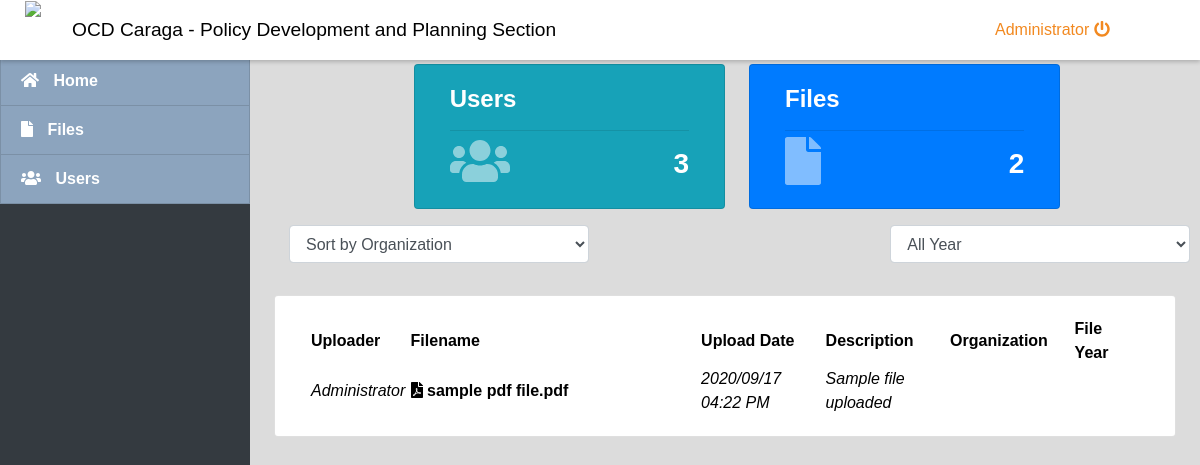
Page / (signed in) on the earlier database version.
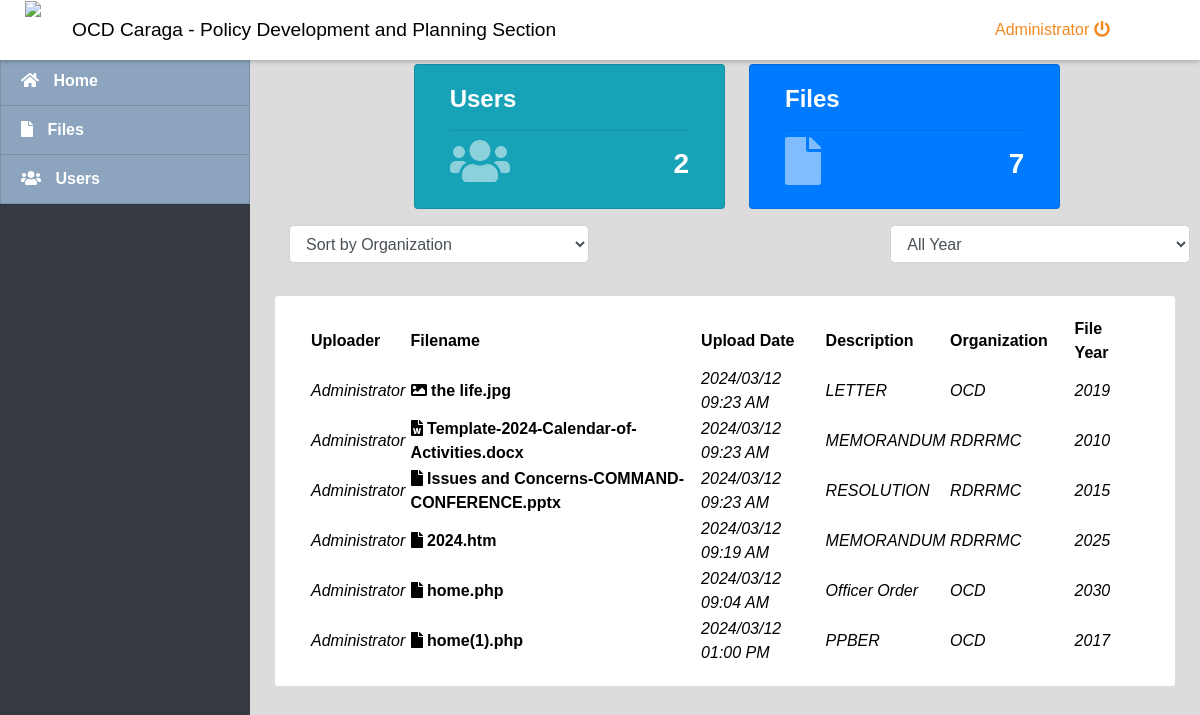
Same page on the later database version.
### tables this page shows
CREATE TABLE `files` (
  `id` int(11) NOT NULL,
  `name` varchar(200) NOT NULL,
  `description` text NOT NULL,
  `user_id` int(30) NOT NULL,
  `folder_id` int(30) NOT NULL,
  `file_type` varchar(50) NOT NULL,
  `file_path` text NOT NULL,
  `is_public` tinyint(1) DEFAULT 0,
  `date_updated` datetime NOT NULL DEFAULT current_timestamp() ON UPDATE current_timestamp(),
  `organization` varchar(255) NOT NULL,
  `year` int(4) NOT NULL
);

CREATE TABLE `users` (
  `id` int(30) NOT NULL,
  `name` varchar(200) NOT NULL,
  `username` varchar(100) NOT NULL,
  `password` varchar(200) NOT NULL,
  `type` tinyint(1) NOT NULL DEFAULT 2 COMMENT '1+admin , 2 = users'
);

### home.php (the view, shortened to what this page needs)
<div class="containe-fluid">
    <?php include('db_connect.php');
    $files = $conn->query("SELECT f.*,u.name as uname FROM files f inner join users u on u.id = f.user_id where  f.is_public = 1 order by date(f.date_updated) desc");
    ?>
    <div class="row">
        <div class="col-lg-12">
            <div class="card col-md-4 offset-2 bg-info float-left">
                <div class="card-body text-white">
                    <h4><b>Users</b></h4>
                    <hr>
                    <span class="card-icon"><i class="fa fa-users"></i></span>
                    <h3 class="text-right"><b><?php echo $conn->query('SELECT * FROM users')->num_rows ?></b></h3>
                </div>
            </div>
            <div class="card col-md-4 offset-2 bg-primary ml-4 float-left">
                <div class="card-body text-white">
                    <h4><b>Files</b></h4>
                    <hr>
                    <span class="card-icon"><i class="fa fa-file"></i></span>
                    <h3 class="text-right"><b><?php echo $conn->query('SELECT * FROM files')->num_rows ?></b></h3>
                </div>
            </div>
        </div>
    </div>
</div>
    <div class="row mt-3 ml-3 mr-3">
        <div class="col-md-4 mb-3">
            <select class="form-control sorter" id="organizationSorter">
                <option value="">Sort by Organization</option>
            </select>
        </div>
        <div class="col-md-4 mb-3">
        </div>
    <div class="col-md-4 mb-3">
        <select class="form-control sorter" id="yearSorter">
            <option value="">All Year</option>
        </select>
    </div>
</div>
    <div class="row mt-3 ml-3 mr-3">
        <div class="card col-md-12">
            <div class="card-body">
                <table width="100%">
                    <tr>
                        <th width="12%" class="">Uploader</th>
                        <th width="35%" class="">Filename</th>
                        <th width="15%" class="">Upload Date</th>
                        <th width="15%" class="">Description</th>
                        <th width="15%" class="">Organization</th>
                        <th width="15%" class="">File Year</th>
                    </tr>
                    <?php
                    while ($row = $files->fetch_assoc()) :
                        $name = explode(' ||', $row['name']);
                        $name = isset($name[1]) ? $name[0] . "(" . $name[1] . ")." . $row['file_type'] : $name[0] . "." . $row['file_type'];
                        $img_arr = array('png', 'jpg', 'jpeg', 'gif', 'psd', 'tif');
                        $doc_arr = array('doc', 'docx');
                        $pdf_arr = array('pdf', 'ps', 'eps', 'prn');
                        $icon = 'fa-file';
                        if (in_array(strtolower($row['file_type']), $img_arr))
                            $icon = 'fa-image';
                        if (in_array(strtolower($row['file_type']), $doc_arr))
                            $icon = 'fa-file-word';
                        if (in_array(strtolower($row['file_type']), $pdf_arr))
                            $icon = 'fa-file-pdf';
                    ?>
 <tr class='file-item' data-id="<?php echo $row['id'] ?>" data-name="<?php echo $name ?>" data-organization="<?php echo $row['organization'] ?>" data-description="<?php echo $row['description'] ?>" data-year="<?php echo $row['year'] ?>">
                            <td><i><?php echo ucwords($row['uname']) ?></i></td>
                            <td>
                                <large>
                                    <span><i class="fa <?php echo $icon ?>"></i></span>
                                    <b> <?php echo $name ?></b>
                                </large>
                            </td>
                            <td><i><?php echo date('Y/m/d h:i A', strtotime($row['date_updated'])) ?></i></td>
                            <td><i><?php echo $row['description'] ?></i></td>
                            <td><i><?php echo $row['organization'] ?></i></td>
                            <td><i><?php echo $row['year'] ?></i></td>
                        </tr>
                    <?php endwhile; ?>
                </table>
            </div>
        </div>
    </div>

### index.php (shortened to what this page needs)
<!DOCTYPE html>
<html lang="en">
<head>
<?php
 include('./header.php');
 ?>
</head>
<body>
	<?php include 'topbar.php' ?>
	<?php include 'navbar.php' ?>
  <main id="view-panel" >
      <?php $page = isset($_GET['page']) ? $_GET['page'] :'home'; ?>
  	<?php include $page.'.php' ?>
  </main>
</body>
</html>

### header.php (shortened to what this page needs)
  <link rel="stylesheet" href="assets/font-awesome/css/all.min.css">
<link href="assets/vendor/bootstrap/css/bootstrap.min.css" rel="stylesheet">
<link href="assets/vendor/icofont/icofont.min.css" rel="stylesheet">
<link href="assets/vendor/boxicons/css/boxicons.min.css" rel="stylesheet">
<link href="assets/vendor/venobox/venobox.css" rel="stylesheet">
<link href="assets/vendor/animate.css/animate.min.css" rel="stylesheet">
<link href="assets/vendor/remixicon/remixicon.css" rel="stylesheet">
<link href="assets/vendor/owl.carousel/assets/owl.carousel.min.css" rel="stylesheet">
<link href="assets/vendor/bootstrap-datepicker/css/bootstrap-datepicker.min.css" rel="stylesheet">
<link href="assets/DataTables/datatables.min.css" rel="stylesheet">
<link href="assets/css/style.css" rel="stylesheet">
<link type="text/css" rel="stylesheet" href="assets/css/jquery-te-1.4.0.css">

### topbar.php (shortened to what this page needs)
<!DOCTYPE html>
<html lang="en">
<head>
    <link rel="stylesheet" href="styles.css">
</head>
<body>
<div class="ocdt">OCD Caraga - Policy Development and Planning Section</div>
<nav class="navbar navbar-dark fixed-top">
    <div class="container-fluid mt-2 mb-2">
        <div class="col-lg-12">
            <div class="logo-container">
                <div class="logo">
                    <img src="image/OCD.png" alt="Your Logo" width="50px" height="50px">
                </div>
            </div>
            <div class="col-md-2 float-right">
                <a href="ajax.php?action=logout" class="username"><?php echo isset($_SESSION['login_name']) ? $_SESSION['login_name'] : 'Guest'; ?> <i class="fa fa-power-off"></i></a>
            </div>
        </div>
    </div>
</nav>
</body>
</html>

### navbar.php (shortened to what this page needs)
<!DOCTYPE html>
<html lang="en">
<head>
    <link rel="stylesheet" href="styles.css">
</head>
<body>
<nav id="sidebar" class='mx-lt-5 bg-dark' >
    <div class="sidebar-list">
        <a href="index.php?page=home" class="nav-item nav-home"><span class='icon-field'><i class="fa fa-home"></i></span> Home</a>
        <a href="index.php?page=files" class="nav-item nav-files"><span class='icon-field'><i class="fa fa-file"></i></span> Files</a>
        <?php if($_SESSION['login_type'] == 1): ?>
            <a href="index.php?page=users" class="nav-item nav-users"><span class='icon-field'><i class="fa fa-users"></i></span> Users</a>
        <?php endif; ?>
    </div>
</nav>
</body>
</html>

### assets/css/style.css (style rules this page uses)
body { font-family: "Open Sans", sans-serif; color: #000000; width: 100%; height: calc(100%); }
a { color: #f28920; }
h1, h2, h3, h4, h5, h6 { font-family: "Raleway", sans-serif; }
nav#sidebar { height: calc(100%); position: fixed; z-index: 99; left: 0; width: 250px; }
a.nav-item { position: relative; display: block; padding: .75rem 1.25rem; margin-bottom: -1px; border: 1px solid rgba(0,0,0,.125); background-color: #8ca4be; color: #ffffff; font-weight: 600; }
main#view-panel { margin-left: 250px; width:calc(100% - 250px); margin-top: 3.5rem; padding: .5em }

### styles.css (style rules this page uses)
.navbar { background-color: #ffffff; color: #fff; padding: 10px 0; box-shadow: 0px 2px 4px rgba(0, 0, 0, 0.2); }
.navbar a { color: #fff; text-decoration: none; }
.navbar a.username { color: #f28920; }
.logo-container { position: absolute; top: -10px; left: 10px; }
.logo { padding: 0px; border-radius: 50%; margin-top: -9%; left: 10%; }
.ocdt { position: absolute; top: 2%; left: 6%; width: 50%; font-size: 1.6vw; color: #000000; z-index: 1031; }
.nav-item { display: block; color: #fff; padding: 10px 20px; text-decoration: none; }
.icon-field { margin-right: 10px; }
.nav-home { color: #ffcc00; }
.nav-files { color: #66ccff; }
.nav-users { color: #ff6666; }

### index.php (style rules this page uses)
body { background: #80808045; }

### home.php (style rules this page uses)
body, h1, h2, h3, h4, h5, h6, p, a, span, i, b, large, input, th, td { font-family: "Century Gothic", sans-serif; }
span.card-icon { position: absolute; font-size: 3em; bottom: .2em; color: #ffffff80; }
.file-item { cursor: pointer; }
.sorter { width: 300px; }

Differences in the rows shown:
removed files: user.name "Administrator", name "sample pdf file.pdf", date_updated "2020/09/17 04:22 PM", description "Sample file uploaded"
added files: user.name "Administrator", name "the life.jpg", date_updated "2024/03/12 09:23 AM", description "LETTER", organization "OCD", year "2019"
added files: user.name "Administrator", name "Template-2024-Calendar-of-Activities.docx", date_updated "2024/03/12 09:23 AM", description "MEMORANDUM", organization "RDRRMC", year "2010"
added files: user.name "Administrator", name "Issues and Concerns-COMMAND-CONFERENCE.pptx", date_updated "2024/03/12 09:23 AM", description "RESOLUTION", organization "RDRRMC", year "2015"
added files: user.name "Administrator", name "2024.htm", date_updated "2024/03/12 09:19 AM", description "MEMORANDUM", organization "RDRRMC", year "2025"
added files: user.name "Administrator", name "home.php", date_updated "2024/03/12 09:04 AM", description "Officer Order", organization "OCD", year "2030"
added files: user.name "Administrator", name "home(1).php", date_updated "2024/03/12 01:00 PM", description "PPBER", organization "OCD", year "2017"
Other differences:
$conn->query('SELECT * FROM users')->num_rows: "3" → "2"
$conn->query('SELECT * FROM files')->num_rows: "2" → "7"
